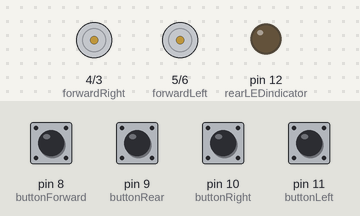
Recording of a sketch running on a simulated Arduino Uno, built with avr-gcc and run on an emulated ATmega328P. Parts: motor-driver pin pairs drawn as motors (green arrow = first pin HIGH = forward, orange = second pin HIGH = backward, longer = more drive), output pins drawn as LEDs (lit = HIGH). The inputs (shaded band) are chosen by the test bench; at power-on: pin 8 (buttonForward), pin 9 (buttonRear), pin 10 (buttonRight), pin 11 (buttonLeft) LOW.

Above: at 1.2 s.
1.3 s: pin 8 (buttonForward) pulled HIGH for 0.15 s
At 1.37 s:
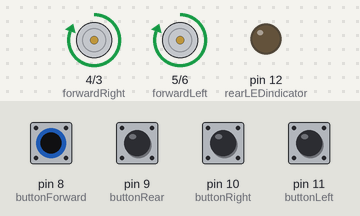
2.9 s: pin 9 (buttonRear) pulled HIGH for 0.15 s
At 2.97 s:
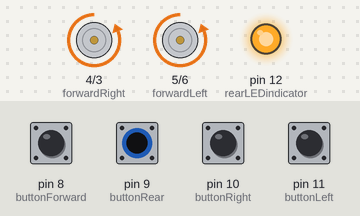
4.5 s: pin 10 (buttonRight) pulled HIGH for 0.15 s
At 4.57 s:
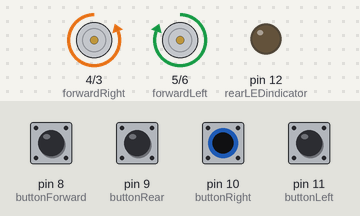
6.1 s: pin 11 (buttonLeft) pulled HIGH for 0.15 s
At 6.17 s:
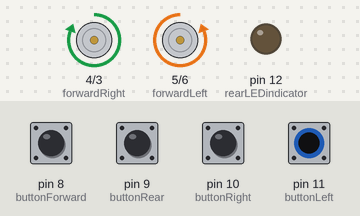
Timing chart, 0 to 8.7 s (numbered marks = the images above; inputs shaded):
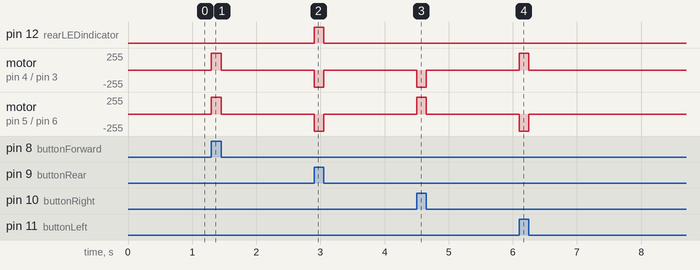

The sketch:

relatParcial.ino
```cpp
// int tinkerCADhBridgeFix = 2;
int backwardRight = 3;
int forwardRight = 4;
int forwardLeft = 5;
int backwardLeft = 6;
int buttonForward = 8;
int buttonRear = 9;
int buttonRight = 10;
int buttonLeft = 11;
int rearLEDindicator = 12;

void setup() {
    // pinMode(tinkerCADhBridgeFix, OUTPUT);
    pinMode(backwardRight, OUTPUT);
    pinMode(forwardRight, OUTPUT);
    pinMode(forwardLeft, OUTPUT);
    pinMode(backwardLeft, OUTPUT);
    pinMode(rearLEDindicator, OUTPUT);
    pinMode(buttonForward, INPUT);
    pinMode(buttonRear, INPUT);
    pinMode(buttonRight, INPUT);
    pinMode(buttonLeft, INPUT);

    Serial.begin(9600);
}

void forwards() {
    // digitalWrite(tinkerCADhBridgeFix, HIGH);
    digitalWrite(backwardRight, LOW);
    digitalWrite(forwardRight, HIGH);
    digitalWrite(forwardLeft, HIGH);
    digitalWrite(backwardLeft, LOW);
}

void backwards() {
    // digitalWrite(tinkerCADhBridgeFix, HIGH);
    digitalWrite(rearLEDindicator, HIGH);
    digitalWrite(backwardRight, HIGH);
    digitalWrite(forwardRight, LOW);
    digitalWrite(forwardLeft, LOW);
    digitalWrite(backwardLeft, HIGH);
}

void turnRight() {
    // digitalWrite(tinkerCADhBridgeFix, HIGH);
    digitalWrite(backwardRight, HIGH);
    digitalWrite(forwardRight, LOW);
    digitalWrite(forwardLeft, HIGH);
    digitalWrite(backwardLeft, LOW);
}

void turnLeft() {
    // digitalWrite(tinkerCADhBridgeFix, HIGH);
    digitalWrite(backwardRight, LOW);
    digitalWrite(forwardRight, HIGH);
    digitalWrite(forwardLeft, LOW);
    digitalWrite(backwardLeft, HIGH);
}

void fullStop() {
    // digitalWrite(tinkerCADhBridgeFix, LOW);
    digitalWrite(backwardRight, LOW);
    digitalWrite(forwardRight, LOW);
    digitalWrite(forwardLeft, LOW);
    digitalWrite(backwardLeft, LOW);
    digitalWrite(rearLEDindicator, LOW);
}

void loop() {
    while(digitalRead(buttonForward) == HIGH) {
        forwards();
    }

    while(digitalRead(buttonRear) == HIGH) {
        backwards();
    }

    while(digitalRead(buttonRight) == HIGH) {
        turnRight();
    }

    while(digitalRead(buttonLeft) == HIGH) {
        turnLeft();
    }

    fullStop();
}
```

Measured:
- after the input at 1.3 s, motor on pin 4 (forwardRight) / pin 3 (backwardRight), motor on pin 5 (forwardLeft) / pin 6 (backwardLeft): stopped → forward 255/255 at once, → stopped 0.15 s later
- after the input at 2.9 s, pin 12 (rearLEDindicator): LOW → HIGH at once, → LOW 0.15 s later; motor on pin 4 (forwardRight) / pin 3 (backwardRight), motor on pin 5 (forwardLeft) / pin 6 (backwardLeft): stopped → backward 255/255 at once, → stopped 0.15 s later
- after the input at 4.5 s, motor on pin 4 (forwardRight) / pin 3 (backwardRight): stopped → backward 255/255 at once, → stopped 0.15 s later; motor on pin 5 (forwardLeft) / pin 6 (backwardLeft): stopped → forward 255/255 at once, → stopped 0.15 s later
- after the input at 6.1 s, motor on pin 4 (forwardRight) / pin 3 (backwardRight): stopped → forward 255/255 at once, → stopped 0.15 s later; motor on pin 5 (forwardLeft) / pin 6 (backwardLeft): stopped → backward 255/255 at once, → stopped 0.15 s later
